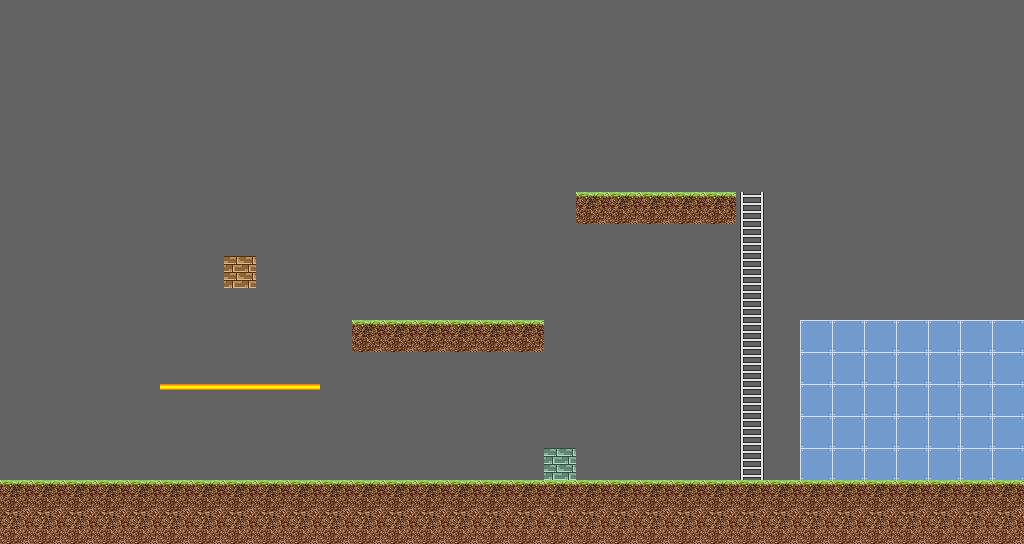

A 2D game scene composited from a Tiled map and its tileset images. What follows is a short description and the map's XML, with every tile layer's data as written:
An orthogonal 32x17 tile map with 32x32 px tiles, 2 tile layers (BG, Terrain), 2 tilesets.

<map version="1.2" tiledversion="1.3.0" orientation="orthogonal" renderorder="right-down" compressionlevel="-1" width="32" height="17" tilewidth="32" tileheight="32" infinite="0" nextlayerid="4" nextobjectid="1">
 <tileset firstgid="1" name="terrain_chip" tilewidth="32" tileheight="32" tilecount="32" columns="8">
  <image source="terrain_chip.png" width="256" height="128" />
 </tileset>
 <tileset firstgid="33" name="back_chip" tilewidth="32" tileheight="32" tilecount="32" columns="8">
  <image source="back_chip.png" width="256" height="128" />
 </tileset>
 <layer id="2" name="BG" width="32" height="17">
  <data encoding="csv">
38,38,38,38,38,38,38,38,38,38,38,38,38,38,38,38,38,38,38,38,38,38,38,38,38,38,38,38,38,38,38,38,
38,38,38,38,38,38,38,38,38,38,38,38,38,38,38,38,38,38,38,38,38,38,38,38,38,38,38,38,38,38,38,38,
38,38,38,38,38,38,38,38,38,38,38,38,38,38,38,38,38,38,38,38,38,38,38,38,38,38,38,38,38,38,38,38,
38,38,38,38,38,38,38,38,38,38,38,38,38,38,38,38,38,38,38,38,38,38,38,38,38,38,38,38,38,38,38,38,
38,38,38,38,38,38,38,38,38,38,38,38,38,38,38,38,38,38,38,38,38,38,38,38,38,38,38,38,38,38,38,38,
38,38,38,38,38,38,38,38,38,38,38,38,38,38,38,38,38,38,38,38,38,38,38,38,38,38,38,38,38,38,38,38,
38,38,38,38,38,38,38,38,38,38,38,38,38,38,38,38,38,38,38,38,38,38,38,38,38,38,38,38,38,38,38,38,
38,38,38,38,38,38,38,38,38,38,38,38,38,38,38,38,38,38,38,38,38,38,38,38,38,38,38,38,38,38,38,38,
38,38,38,38,38,38,38,38,38,38,38,38,38,38,38,38,38,38,38,38,38,38,38,38,38,38,38,38,38,38,38,38,
38,38,38,38,38,38,38,38,38,38,38,38,38,38,38,38,38,38,38,38,38,38,38,38,38,38,38,38,38,38,38,38,
38,38,38,38,38,38,38,38,38,38,38,38,38,38,38,38,38,38,38,38,38,38,38,38,38,38,38,38,38,38,38,38,
38,38,38,38,38,38,38,38,38,38,38,38,38,38,38,38,38,38,38,38,38,38,38,38,38,38,38,41,33,33,33,33,
38,38,38,38,38,38,38,38,38,38,38,38,38,38,38,38,38,38,38,38,38,38,38,38,38,0,0,0,0,0,0,0,
38,38,38,38,38,38,38,38,38,38,38,38,38,38,38,38,38,38,38,38,38,38,38,38,38,38,38,38,0,0,0,0,
38,38,38,38,38,38,38,38,38,38,38,38,38,38,38,38,38,38,38,38,38,38,38,38,38,0,0,0,0,0,0,0,
0,0,0,0,0,0,0,0,0,0,0,0,0,0,0,0,0,38,38,38,38,38,38,0,0,0,0,0,0,0,0,0,
0,0,0,0,0,0,0,0,0,0,0,0,0,0,0,0,0,0,0,0,0,0,0,0,0,0,0,0,0,0,0,0
</data>
 </layer>
 <layer id="1" name="Terrain" width="32" height="17">
  <data encoding="csv">
0,0,0,0,0,0,0,0,0,0,0,0,0,0,0,0,0,0,0,0,0,0,0,0,0,0,0,0,0,0,0,0,
0,0,0,0,0,0,0,0,0,0,0,0,0,0,0,0,0,0,0,0,0,0,0,0,0,0,0,0,0,0,0,0,
0,0,0,0,0,0,0,0,0,0,0,0,0,0,0,0,0,0,0,0,0,0,0,0,0,0,0,0,0,0,0,0,
0,0,0,0,0,0,0,0,0,0,0,0,0,0,0,0,0,0,0,0,0,0,0,0,0,0,0,0,0,0,0,0,
0,0,0,0,0,0,0,0,0,0,0,0,0,0,0,0,0,0,0,0,0,0,0,0,0,0,0,0,0,0,0,0,
0,0,0,0,0,0,0,0,0,0,0,0,0,0,0,0,0,0,0,0,0,0,0,0,0,0,0,0,0,0,0,0,
0,0,0,0,0,0,0,0,0,0,0,0,0,0,0,0,0,0,2,2,2,2,2,17,0,0,0,0,0,0,0,0,
0,0,0,0,0,0,0,0,0,0,0,0,0,0,0,0,0,0,0,0,0,0,0,17,0,0,0,0,0,0,0,0,
0,0,0,0,0,0,0,3,0,0,0,0,0,0,0,0,0,0,0,0,0,0,0,17,0,0,0,0,0,0,0,0,
0,0,0,0,0,0,0,0,0,0,0,0,0,0,0,0,0,0,0,0,0,0,0,17,0,0,0,0,0,0,0,0,
0,0,0,0,0,0,0,0,0,0,0,2,2,2,2,2,2,0,0,0,0,0,0,17,0,8,8,8,8,8,8,8,
0,0,0,0,0,0,0,0,0,0,0,0,0,0,0,0,0,0,0,0,0,0,0,17,0,8,8,8,8,8,8,8,
0,0,0,0,0,10,10,10,10,10,0,0,0,0,0,0,0,0,0,0,0,0,0,17,0,8,8,8,8,8,8,8,
0,0,0,0,0,0,0,0,0,0,0,0,0,0,0,0,0,0,0,0,0,0,0,17,0,8,8,8,8,8,8,8,
0,0,0,0,0,0,0,0,0,0,0,0,0,0,0,0,0,7,0,0,0,0,0,17,0,8,8,8,8,8,8,8,
2,2,2,2,2,2,2,2,2,2,2,2,2,2,2,2,2,2,2,2,2,2,2,2,2,2,2,2,2,2,2,2,
1,1,1,1,1,1,1,1,1,1,1,1,1,1,1,1,1,1,1,1,1,1,1,1,1,1,1,1,1,1,1,1
</data>
 </layer>
</map>